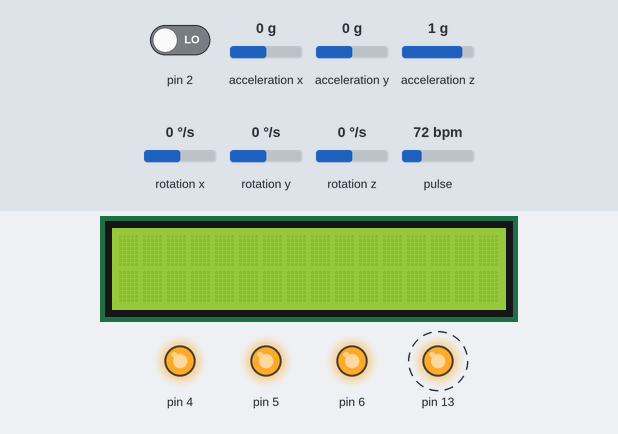
Bench run of a sketch on a simulated Arduino Uno, built with avr-gcc and run on an emulated ATmega328P. On the bench: 16×2 character LCD, output pins drawn as LEDs (lit = HIGH). Dashed ring = blinking. The test bench sets the inputs (shaded band); at power-on: rotation z 0 °/s, acceleration x 0 g, acceleration y 0 g, acceleration z 1 g, pin 2 LOW, rotation x 0 °/s, rotation y 0 °/s, pulse 72 bpm. The sensor or clock chip raises its interrupt line as the real part does; what the sketch prints to the serial monitor is not drawn.

Above: at 1.7 s.
1.8 s: rotation z set to -192 °/s
At 2.71 s:
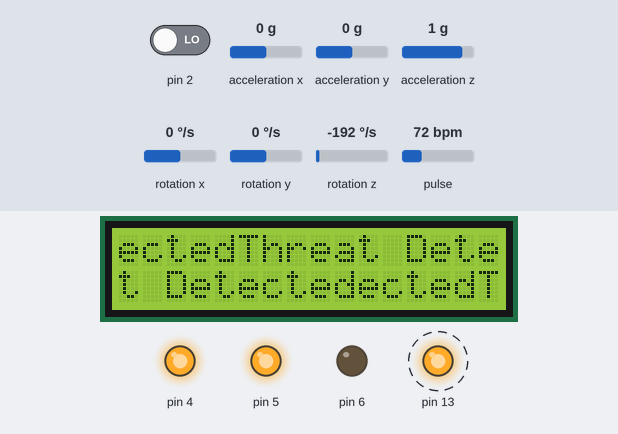
4.6 s: acceleration x set to -1.4 g
At 6.03 s:
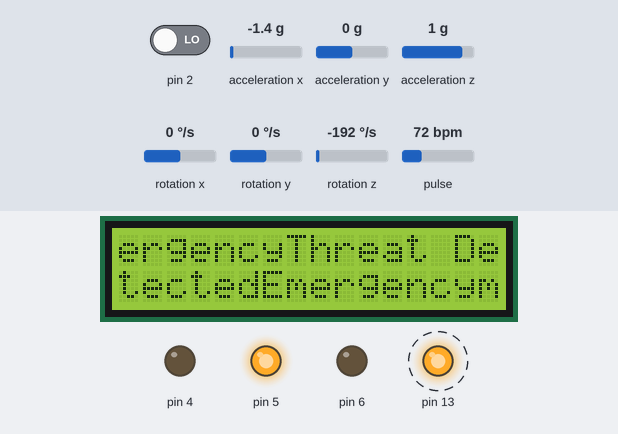
7.3 s: acceleration y set to -1.4 g
At 9.46 s:
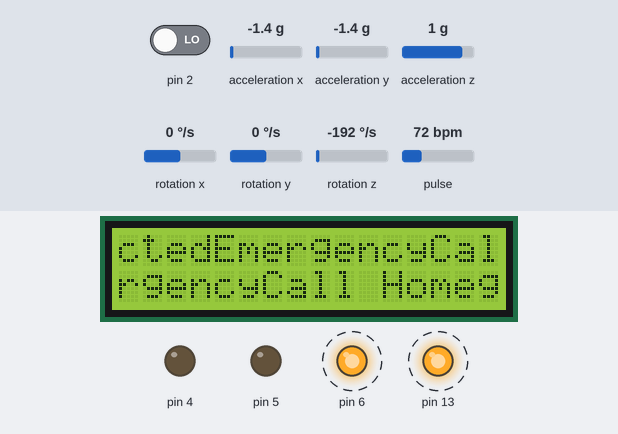
9.8 s: acceleration x set to -0.8 g
At 10.41 s:
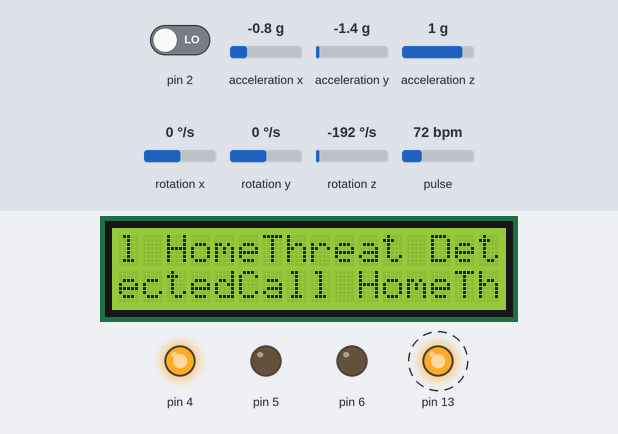
12.3 s: acceleration x set to 1.4 g
At 12.95 s:
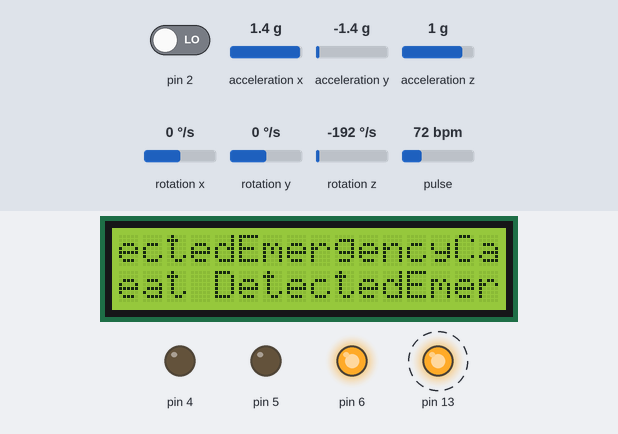
14.9 s: acceleration z set to -1.4 g
At 18.86 s:
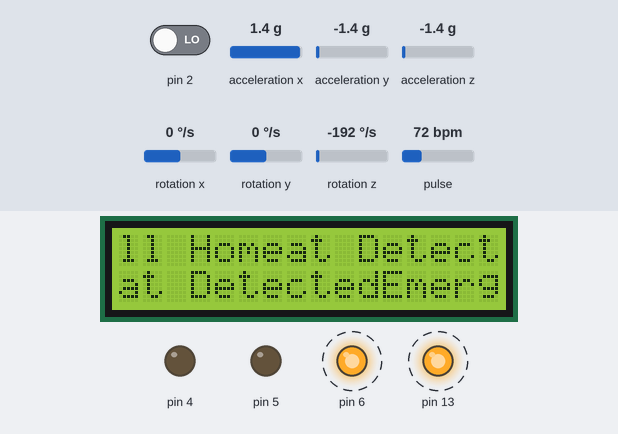
Timing chart, 0 to 20.1 s (numbered marks = the images above; inputs shaded):
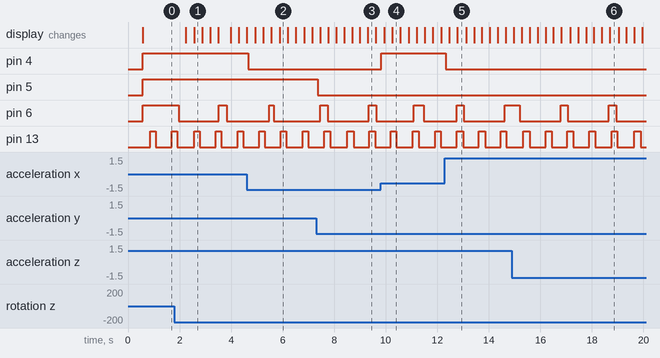

Measured:
- after the input at 1.8 s, pin 6: HIGH → LOW after 0.17 s, → HIGH 1.6 s later, → LOW 0.31 s later; the display: first changes after 0.45 s (image 1 shows a later state)
- after the input at 4.6 s, pin 4: HIGH → LOW after 0.06 s; the display: first differs from a run without the input after 0.33 s (image 2 shows a later state)
- after the input at 7.3 s, pin 5: HIGH → LOW after 0.06 s; the display: first changes after 0.15 s (image 3 shows a later state)
- after the input at 9.8 s, pin 4: LOW → HIGH at once; the display: first changes after 0.14 s (image 4 shows a later state)
- after the input at 12.3 s, pin 4: HIGH → LOW at once; the display: first changes after 0.17 s (image 5 shows a later state)
- after the input at 14.9 s, the display: first changes after 0.07 s (image 6 shows a later state)
- by itself, pin 13: alternates HIGH for 0.24 s and LOW for 0.61 s

The sketch:

feetwings.ino
```cpp
#define USE_ARDUINO_INTERRUPTS true    // Set-up low-level interrupts for most acurate BPM math.
#include <PulseSensorPlayground.h>
#include "I2Cdev.h"
#include "MPU6050_6Axis_MotionApps20.h"
#if I2CDEV_IMPLEMENTATION == I2CDEV_ARDUINO_WIRE
#include "Wire.h"
#include  <LiquidCrystal_I2C.h>
#endif

MPU6050 mpu;
#define OUTPUT_READABLE_YAWPITCHROLL

const int PulseWire = 0;
const int LED13 = 13;
int Threshold = 20;
PulseSensorPlayground pulseSensor;
LiquidCrystal_I2C lcd(0x27,16,2);

bool dmpReady = false;
uint8_t mpuIntStatus;
uint8_t devStatus;
uint16_t packetSize;
uint16_t fifoCount;
uint8_t fifoBuffer[64];
Quaternion q;
VectorFloat gravity;
float ypr[3];
volatile bool mpuInterrupt = false;
void dmpDataReady() {
    mpuInterrupt = true;
}
//////////////////////////////////////////////////////////////////////////////////////////////////////////////////////////
void setup() {

  Serial.begin(9600);
  pulseSensor.analogInput(PulseWire);
  pulseSensor.blinkOnPulse(LED13);
  pulseSensor.setThreshold(Threshold);

   #if I2CDEV_IMPLEMENTATION == I2CDEV_ARDUINO_WIRE
        Wire.begin();
        TWBR = 24; // 400kHz I2C clock (200kHz if CPU is 8MHz)
    #elif I2CDEV_IMPLEMENTATION == I2CDEV_BUILTIN_FASTWIRE
        Fastwire::setup(400, true);
    #endif

    mpu.initialize();

    devStatus = mpu.dmpInitialize();
    mpu.setXGyroOffset(148);
    mpu.setYGyroOffset(-29);
    mpu.setZGyroOffset(63);
    mpu.setZAccelOffset(2048);

    if (devStatus == 0) {
        mpu.setDMPEnabled(true);
        attachInterrupt(0, dmpDataReady, RISING);
        mpuIntStatus = mpu.getIntStatus();
        dmpReady = true;
        packetSize = mpu.dmpGetFIFOPacketSize();
    }
    pinMode(6, OUTPUT);
    pinMode(4, OUTPUT);
    pinMode(5, OUTPUT);

    lcd.init();
    lcd.backlight();
}
void loop() {

   if (!dmpReady) return;
    mpuInterrupt = false;
    mpuIntStatus = mpu.getIntStatus();
    fifoCount = mpu.getFIFOCount();
    // check for overflow (this should never happen unless our code is too inefficient)
    if ((mpuIntStatus & 0x10) || fifoCount == 1024) {
        mpu.resetFIFO();}
    else if (mpuIntStatus & 0x02) {
        while (fifoCount < packetSize) fifoCount = mpu.getFIFOCount();
        mpu.getFIFOBytes(fifoBuffer, packetSize);
        fifoCount -= packetSize;
        #ifdef OUTPUT_READABLE_YAWPITCHROLL
            mpu.dmpGetQuaternion(&q, fifoBuffer);
            mpu.dmpGetGravity(&gravity, &q);
            mpu.dmpGetYawPitchRoll(ypr, &q, &gravity);
            Serial.print("ypr\t");
            Serial.print(ypr[0] * 180/M_PI);
            Serial.print("\t");
            Serial.print(ypr[1] * 180/M_PI);
            Serial.print("\t");
            Serial.println(ypr[2] * 180/M_PI);
        #endif
    }
    if (((ypr[0] * 180/M_PI) > 30.00) || ((ypr[0] * 180/M_PI) < -30.00)){
              digitalWrite(6, LOW);
              lcd.print("Threat Detected");
              }
    else{
          digitalWrite(6, HIGH);
        }

     if (((ypr[1] * 180/M_PI) > 30.00) || ((ypr[1] * 180/M_PI) < -30.00)){
              digitalWrite(4, LOW);
              lcd.print("Emergency");
              }
    else{
          digitalWrite(4, HIGH);
        }

      if (((ypr[2] * 180/M_PI) > 30.00) || ((ypr[2] * 180/M_PI) < -30.00)){
              digitalWrite(5, LOW);
              lcd.print("Call Home");
              }
    else{
          digitalWrite(5, HIGH);
        }


 int myBPM = pulseSensor.getBeatsPerMinute();
 if (pulseSensor.sawStartOfBeat()) {
 Serial.print("BPM ♥: ");
 Serial.println(myBPM);                        // Print the value inside of myBPM.
}
  delay(20);
}
```
